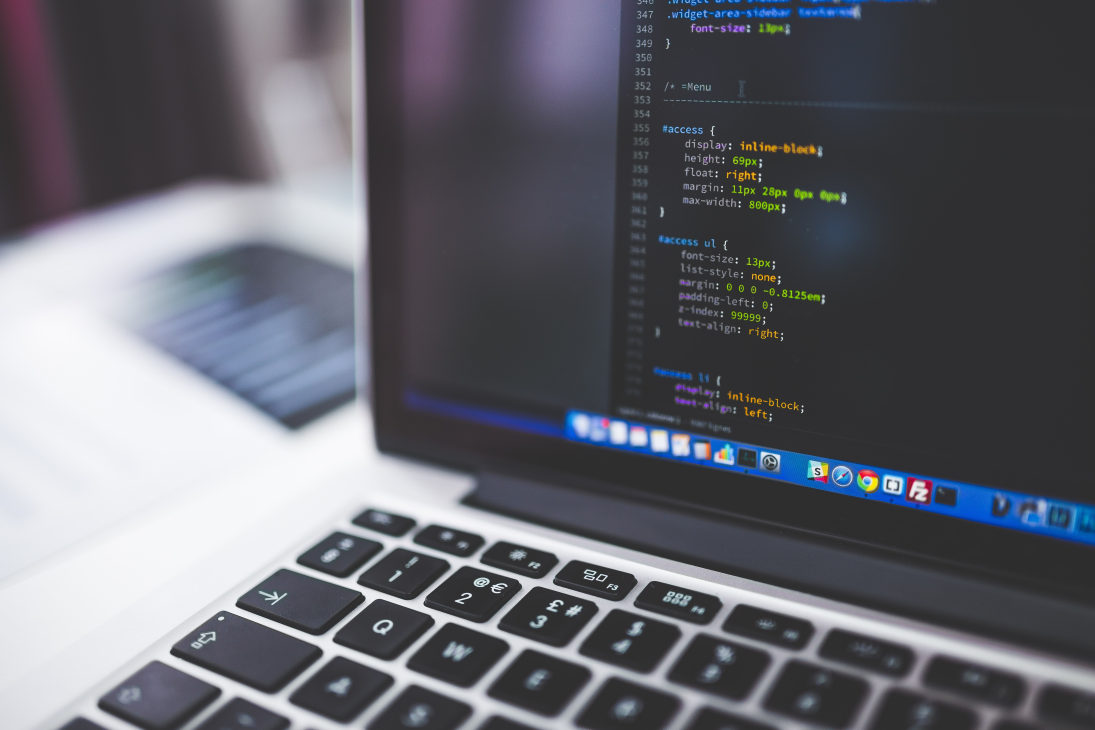
#> input picture 20.square fit an image/image.jpg, 5472 x 3648 px (shown at 1/5 size)
$ python code20.py   (older library calls are emulated)
#> lines starting #> are read from the running program, lines starting #| are printed output that depends on the picture
# @princesanjivy
# square fit an image using PIL

from PIL import Image,ImageFilter
im = Image.open("image.jpg")
#> im is the input picture: PIL image 5472x3648 RGB; mean R, G, B 100, 101.4, 109.1
bg = im
size = (1080,1080)

if im.size != size:
    bg = bg.resize(size,Image.ANTIALIAS)
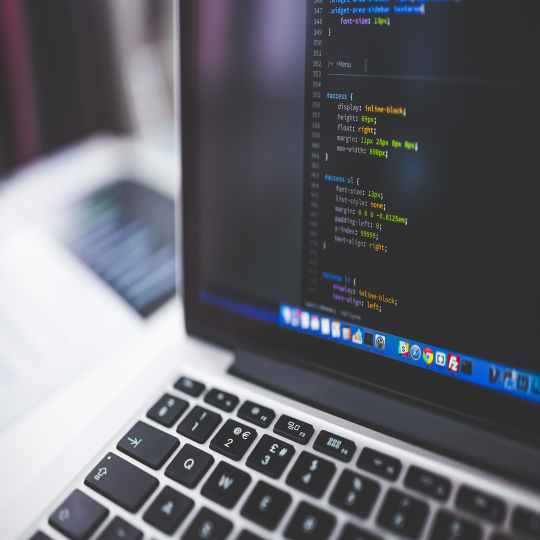
#> bg: PIL image 1080x1080 RGB (shown at 1/2 size); mean R, G, B 100, 101.4, 109.1
    bg = bg.filter(ImageFilter.GaussianBlur(50)) #bg blur
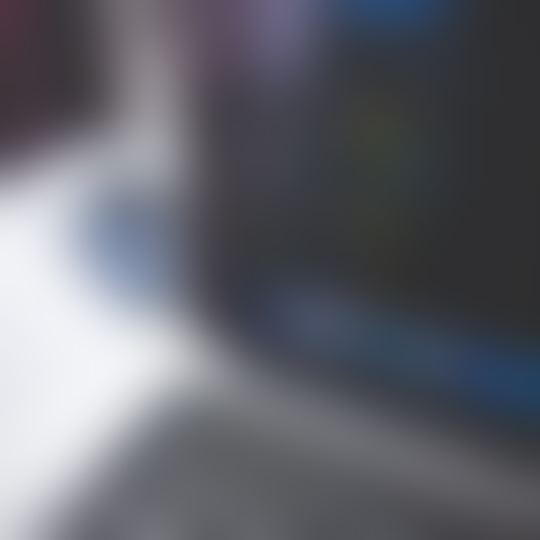
#> bg: PIL image 1080x1080 RGB (shown at 1/2 size); mean R, G, B 99.7, 101.2, 109.1
    im = im.resize((size[0],size[1]-200),Image.ANTIALIAS)
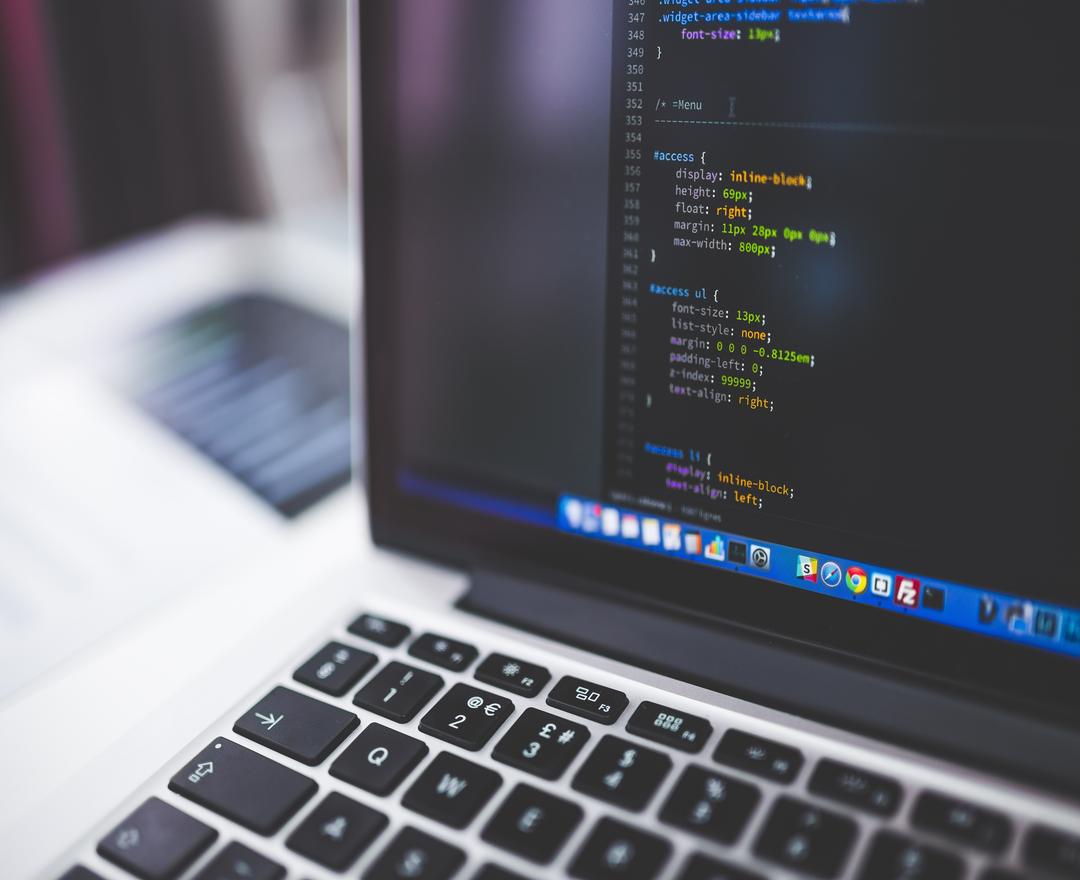
#> im: PIL image 1080x880 RGB; mean R, G, B 100, 101.4, 109.1
    bg.paste(im,(0,100))
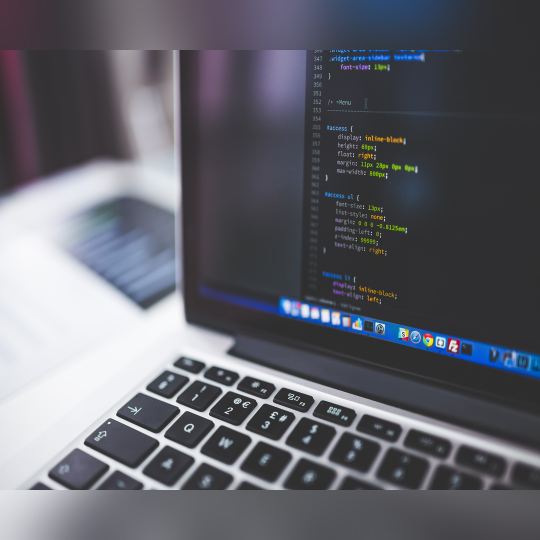
#> bg: PIL image 1080x1080 RGB (shown at 1/2 size); mean R, G, B 98.1, 99.1, 107.2

bg.save("image_squarefit.png")
